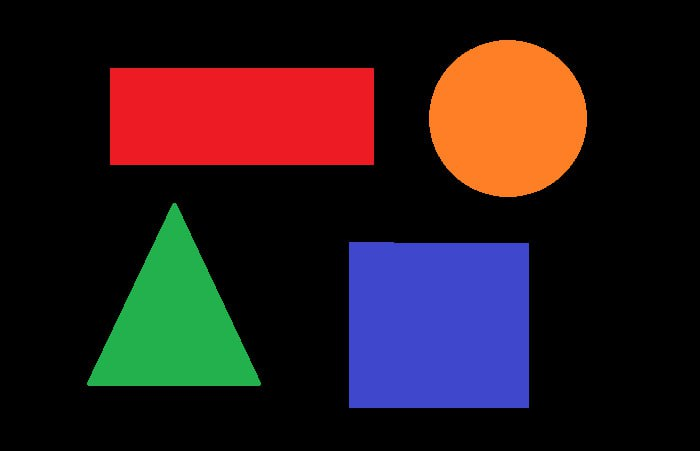
//> input picture Lesson11_detect/IMG.jpg, 700 x 451 px
$ ./main   (built with g++ and OpenCV 4)
//> lines starting //> are read from the running program, lines starting //| are printed output that depends on the picture; after the words box and inside, x2 and y2 are one past the last pixel; in counts of white or black regions, pixels touching at a corner belong together
#include <iostream>
#include <opencv2/opencv.hpp>

using namespace std;
using namespace cv;

int main()
{
    Mat src_img, gray_img, binary_img, copy_img;
    Rect rect;
    Point center;
    int offset = 15;
    vector<vector<Point>> contours;
    vector<Vec4i> hierarchy;//typedef Vec<int, 4> Vec4i;
    vector<Point> approxCurve;
    double epsilon; // epsilon Parameter specifying the approximation accuracy. This is the maximum distance
                    //between the original curve and its approximation.

    src_img = cv::imread("c:/Users/Koteneva/Documents/LevelUp/detect/IMG.jpg");
//> src_img is the input picture: 451 rows x 700 cols, CV_8UC3; mean B, G, R 28.8, 26.1, 42.9

    if(!src_img.data)
        return -1;

    cvtColor(src_img, gray_img, COLOR_BGR2GRAY);
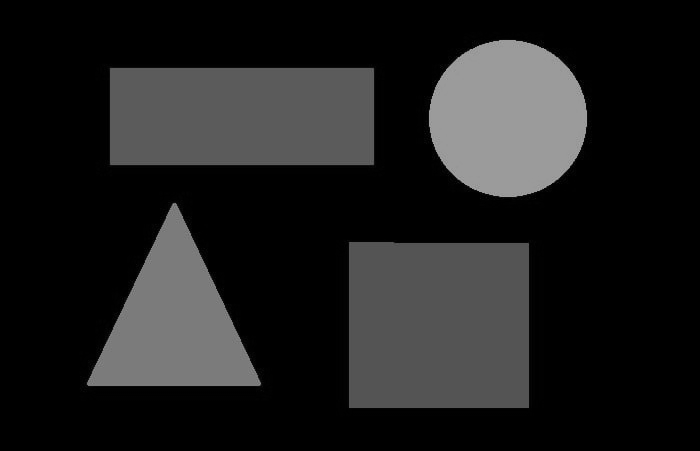
//> gray_img: 451 rows x 700 cols, CV_8UC1; min 0, max 175, mean 31.5
    threshold(gray_img, binary_img, 60, 255, THRESH_BINARY); // Любому пикселю со значением больше 60
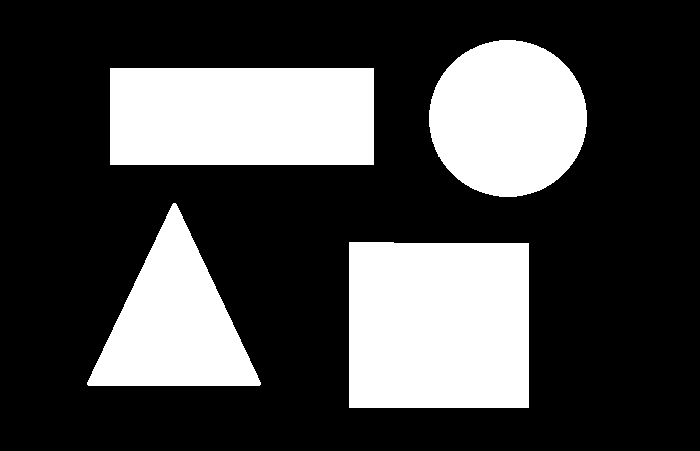
//> binary_img: 451 rows x 700 cols, CV_8UC1; 28.9% white; 4 white regions
                                                              // будет присвоено значение 255 (белый)
    findContours(binary_img, contours, hierarchy, RETR_LIST, CHAIN_APPROX_NONE);
//> contours = 4 contours; box (x1, y1, x2, y2) and area: (349, 242, 529, 408) 29400, (110, 68, 374, 165) 25248, (429, 40, 587, 197) 19240, (87, 203, 261, 386) 16206
    copy_img = src_img;
    for (size_t i = 0; i < contours.size(); ++i)
    {
        drawContours(copy_img, contours, i, {0,255,0}, 2, LINE_AA, hierarchy);
        rect = boundingRect(contours[i]);
        center = Point(rect.x + rect.width / 2 - 2 * offset, rect.y + rect.height + offset);
        if (contours[i].size())
        {
            epsilon = 0.01 * arcLength(contours[i], true);
            approxPolyDP(contours[i], approxCurve, epsilon, true);
            if (approxCurve.size())
            {
                for (size_t j = 0; j < approxCurve.size(); ++j)
                {
                    drawMarker(copy_img, approxCurve[j], {0,0,255});
                }
                if (approxCurve.size() == 3)
                {
                    putText(copy_img, "Triangle", center, FONT_ITALIC, 0.5, {255,255,255});
                }
                else if(approxCurve.size() == 4)
                {
                    if (rect.width / 100 == rect.height / 100)
                    {
                        putText(copy_img, "Square", center, FONT_ITALIC, 0.5, {255,255,255});
                    }
                    else
                    {
                        putText(copy_img, "Rect", center, FONT_ITALIC, 0.5, {255,255,255});
                    }
                }
                else if(approxCurve.size() > 8)
                {
                    putText(copy_img, "Circle", center, FONT_ITALIC, 0.5, {255,255,255});
                }
             }
        }
    }
//> this loop made 4 passes
//> (rect, center, epsilon, approxCurve) on pass 2: (Rect(87, 203, 174, 183), Point(144, 401), 6.09, 3 Points (x, y): [173, 203], [87, 384], [259, 385])
//> (rect, center, epsilon) on passes 1, 3, 4: (Rect(349, 242, 180, 166), Point(409, 423), 6.87), (Rect(110, 68, 264, 97), Point(212, 180), 7.18), (Rect(429, 40, 158, 157), Point(478, 212), 5.19)
//> pass 1, `putText(copy_img, "Square", center, FONT_ITALIC, 0.5, {255,255,255});`:
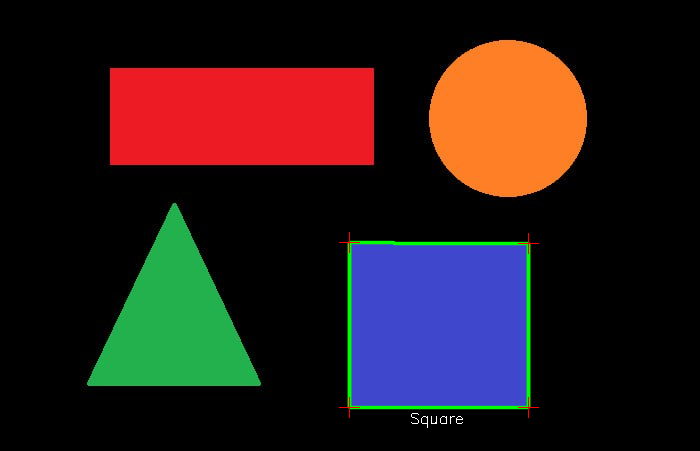
//> copy_img: 451 rows x 700 cols, CV_8UC3; 1.15% of pixels changed, all inside (x1, y1, x2, y2) = (339, 232, 539, 428)
//> pass 2, `putText(copy_img, "Triangle", center, FONT_ITALIC, 0.5, {255,255,255});`:
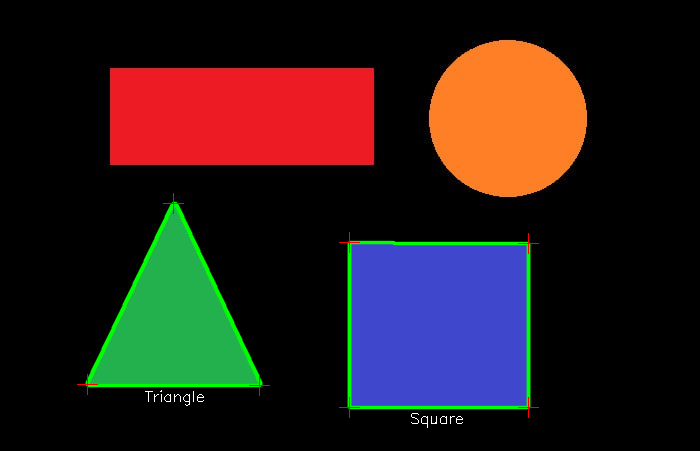
//> copy_img: 451 rows x 700 cols, CV_8UC3; 1.02% of pixels changed, all inside (x1, y1, x2, y2) = (77, 193, 270, 406)
//> pass 3, `putText(copy_img, "Rect", center, FONT_ITALIC, 0.5, {255,255,255});`:
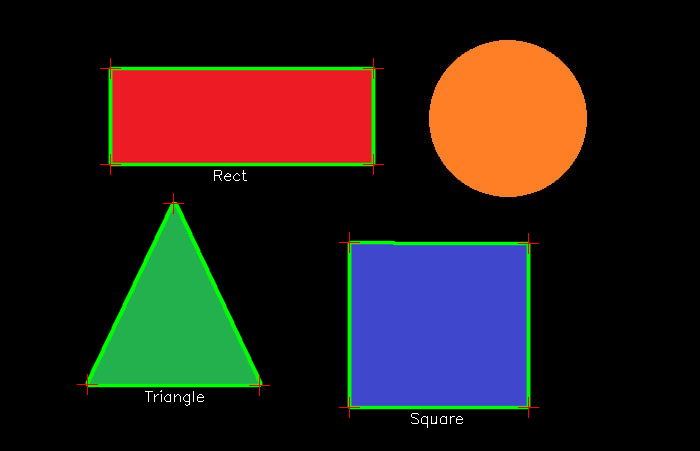
//> copy_img: 451 rows x 700 cols, CV_8UC3; 1.18% of pixels changed, all inside (x1, y1, x2, y2) = (100, 58, 384, 181)
//> after the loop:
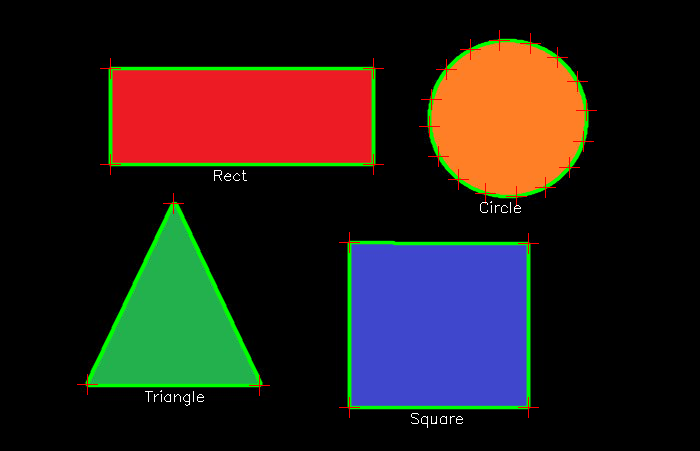
//> copy_img: 451 rows x 700 cols, CV_8UC3; 0.94% of pixels changed, all inside (x1, y1, x2, y2) = (419, 30, 597, 213)
//> after the loop, approxCurve = contour of 16 points, box (x1, y1, x2, y2) (429, 40, 587, 197), area 18937

    namedWindow("APPROX_NONE", WINDOW_AUTOSIZE);
    imshow("APPROX_NONE", copy_img);
    waitKey(0);
    return 0;
}
